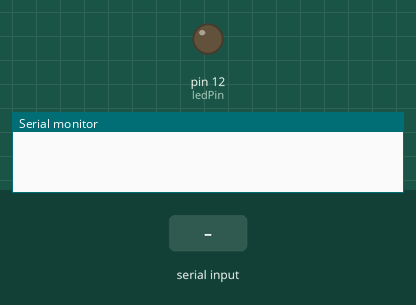
This sketch was run on a simulated Arduino Uno, built with avr-gcc and run on an emulated ATmega328P. On the bench: output pins drawn as LEDs (lit = HIGH), the last lines printed to the serial monitor. The test bench sets the inputs (shaded band).

Above: at 1.2 s.
1.3 s: "2" received over Serial
At 2.85 s:
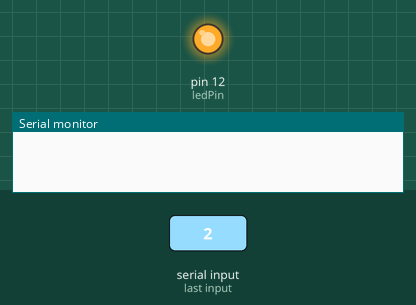
4.3 s: "1" received over Serial
At 6.15 s:
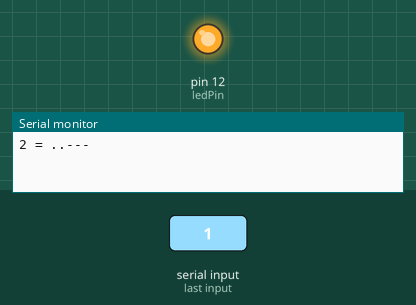
7.3 s: "0" received over Serial
Timing chart, 0 to 12.9 s (numbered marks = the images above; inputs shaded):
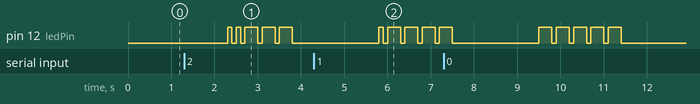

Measured:
- after the input at 1.3 s, pin 12 (ledPin): goes HIGH 0.10 s, LOW 0.10 s, HIGH 0.10 s, 3 × (LOW 0.10 s, HIGH 0.30 s), then LOW, starting after 1.0 s
- after the input at 4.3 s, pin 12 (ledPin): LOW → HIGH after 1.5 s, then repeats every 0.40 s: LOW 0.10 s, HIGH 0.30 s

The sketch:

morsecode-project.ino
```cpp
const int ledPin = 12; // Pin number for the LED

// Morse code definitions for each alphanumeric character
const String alphabet = "abcdefghijklmnopqrstuvwxyz0123456789";
const String morse[] = {".-", "-...", "-.-.", "-..", ".", "..-.", "--.", "....", "..",
                         ".---", "-.-", ".-..", "--", "-.", "---", ".--.", "--.-", ".-.",
                         "...", "-", "..-", "...-", ".--", "-..-", "-.--", "--..",
                         "-----", ".----", "..---", "...--", "....-", ".....",
                         "-....", "--...", "---..", "----."};

void setup() {
  pinMode(ledPin, OUTPUT); // Initialize the LED pin as an output
  Serial.begin(9600);      // Initialize serial communication
}

void loop() {
  if (Serial.available() > 0) { // Check if data is available to read
    String input = Serial.readString(); // Read the input string from the serial port
    for (int i = 0; i < input.length(); i++) { // Loop through each character in the string
      if (input[i] == ' ') { // Check for space
        delay(700); // 7 unit delay for a space between words
      }
      else {
        int index = alphabet.indexOf(input[i]); // Find the index of the character in the alphabet string
        if (index >= 0) {
          for (char c : morse[index]) { // Loop through each dot/dash in the Morse code
            digitalWrite(ledPin, HIGH); // Turn on the LED
            delay(c == '.' ? 100 : 300); // If it's a dot, delay 100ms; if it's a dash, delay 300ms
            digitalWrite(ledPin, LOW);   // Turn off the LED
            delay(100); // 1 unit delay between dots/dashes
          }
          delay(200); // 2 unit delay between letters
        }
      }
      String toprint = String(input[i]) + " = " + morse[alphabet.indexOf(input[i])];
      Serial.println(toprint);

    }
    delay(700); // 7 unit delay between words
  }
}
```
